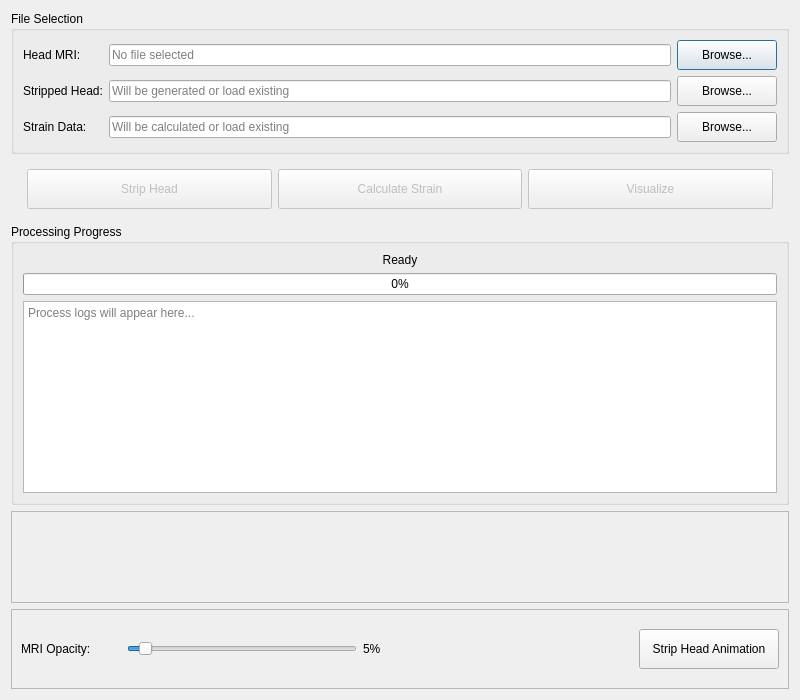
<?xml version="1.0" encoding="UTF-8"?>
<ui version="4.0">
 <class>Dialog</class>
 <widget class="QDialog" name="Dialog">
  <property name="geometry">
   <rect>
    <x>0</x>
    <y>0</y>
    <width>800</width>
    <height>700</height>
   </rect>
  </property>
  <property name="minimumSize">
   <size>
    <width>800</width>
    <height>700</height>
   </size>
  </property>
  <property name="windowTitle">
   <string>TBI Visualizer</string>
  </property>
  <layout class="QVBoxLayout" name="verticalLayout">

   <!-- File Selection Section -->
   <item>
    <widget class="QGroupBox" name="file_selection_group">
     <property name="title">
      <string>File Selection</string>
     </property>
     <layout class="QGridLayout" name="gridLayout">

      <!-- Head MRI Row -->
      <item row="0" column="0">
       <widget class="QLabel" name="label_head">
        <property name="text">
         <string>Head MRI:</string>
        </property>
        <property name="minimumWidth">
         <number>100</number>
        </property>
       </widget>
      </item>
      <item row="0" column="1">
       <widget class="QLineEdit" name="head_path_edit">
        <property name="readOnly">
         <bool>true</bool>
        </property>
        <property name="placeholderText">
         <string>No file selected</string>
        </property>
       </widget>
      </item>
      <item row="0" column="2">
       <widget class="QPushButton" name="browse_head_button">
        <property name="text">
         <string>Browse...</string>
        </property>
        <property name="minimumSize">
         <size>
          <width>100</width>
          <height>30</height>
         </size>
        </property>
       </widget>
      </item>

      <!-- Stripped Head Row -->
      <item row="1" column="0">
       <widget class="QLabel" name="label_stripped">
        <property name="text">
         <string>Stripped Head:</string>
        </property>
       </widget>
      </item>
      <item row="1" column="1">
       <widget class="QLineEdit" name="stripped_path_edit">
        <property name="readOnly">
         <bool>true</bool>
        </property>
        <property name="placeholderText">
         <string>Will be generated or load existing</string>
        </property>
       </widget>
      </item>
      <item row="1" column="2">
       <widget class="QPushButton" name="browse_stripped_button">
        <property name="text">
         <string>Browse...</string>
        </property>
        <property name="minimumSize">
         <size>
          <width>100</width>
          <height>30</height>
         </size>
        </property>
       </widget>
      </item>

      <!-- Strain Data Row -->
      <item row="2" column="0">
       <widget class="QLabel" name="label_strain">
        <property name="text">
         <string>Strain Data:</string>
        </property>
       </widget>
      </item>
      <item row="2" column="1">
       <widget class="QLineEdit" name="strain_path_edit">
        <property name="readOnly">
         <bool>true</bool>
        </property>
        <property name="placeholderText">
         <string>Will be calculated or load existing</string>
        </property>
       </widget>
      </item>
      <item row="2" column="2">
       <widget class="QPushButton" name="browse_strain_button">
        <property name="text">
         <string>Browse...</string>
        </property>
        <property name="minimumSize">
         <size>
          <width>100</width>
          <height>30</height>
         </size>
        </property>
       </widget>
      </item>

     </layout>
    </widget>
   </item>

   <!-- Process Buttons -->
   <item>
    <widget class="QFrame" name="process_frame">
     <layout class="QHBoxLayout" name="horizontalLayout_process">
      <item>
       <spacer name="horizontalSpacer_left">
        <property name="orientation">
         <enum>Qt::Horizontal</enum>
        </property>
       </spacer>
      </item>
      <item>
       <widget class="QPushButton" name="strip_head_button">
        <property name="text">
         <string>Strip Head</string>
        </property>
        <property name="minimumSize">
         <size>
          <width>120</width>
          <height>40</height>
         </size>
        </property>
        <property name="enabled">
         <bool>false</bool>
        </property>
       </widget>
      </item>
      <item>
       <widget class="QPushButton" name="calculate_strain_button">
        <property name="text">
         <string>Calculate Strain</string>
        </property>
        <property name="minimumSize">
         <size>
          <width>120</width>
          <height>40</height>
         </size>
        </property>
        <property name="enabled">
         <bool>false</bool>
        </property>
       </widget>
      </item>
      <item>
       <widget class="QPushButton" name="visualize_button">
        <property name="text">
         <string>Visualize</string>
        </property>
        <property name="minimumSize">
         <size>
          <width>120</width>
          <height>40</height>
         </size>
        </property>
        <property name="enabled">
         <bool>false</bool>
        </property>
       </widget>
      </item>
      <item>
       <spacer name="horizontalSpacer_right">
        <property name="orientation">
         <enum>Qt::Horizontal</enum>
        </property>
       </spacer>
      </item>
     </layout>
    </widget>
   </item>

   <!-- Progress Section -->
   <item>
    <widget class="QGroupBox" name="progress_group">
     <property name="title">
      <string>Processing Progress</string>
     </property>
     <layout class="QVBoxLayout" name="verticalLayout_progress">
      <item>
       <widget class="QLabel" name="progress_label">
        <property name="text">
         <string>Ready</string>
        </property>
        <property name="alignment">
         <set>Qt::AlignCenter</set>
        </property>
       </widget>
      </item>
      <item>
       <widget class="QProgressBar" name="progress_bar">
        <property name="value">
         <number>0</number>
        </property>
       </widget>
      </item>
      <item>
       <widget class="QTextEdit" name="log_output">
        <property name="maximumHeight">
         <number>100</number>
        </property>
        <property name="readOnly">
         <bool>true</bool>
        </property>
        <property name="placeholderText">
         <string>Process logs will appear here...</string>
        </property>
       </widget>
      </item>
     </layout>
    </widget>
   </item>

   <!-- VTK Visualization Frame -->
   <item>
    <widget class="QFrame" name="vtk_frame">
     <property name="sizePolicy">
      <sizepolicy hsizetype="Preferred" vsizetype="Expanding">
       <horstretch>0</horstretch>
       <verstretch>8</verstretch>
      </sizepolicy>
     </property>
     <property name="frameShape">
      <enum>QFrame::StyledPanel</enum>
     </property>
     <property name="frameShadow">
      <enum>QFrame::Raised</enum>
     </property>
     <property name="visible">
      <bool>false</bool>
     </property>
    </widget>
   </item>

   <!-- Control Panel (Bottom) -->
   <item>
    <widget class="QFrame" name="control_frame">
     <property name="sizePolicy">
      <sizepolicy hsizetype="Preferred" vsizetype="Fixed">
       <horstretch>0</horstretch>
       <verstretch>1</verstretch>
      </sizepolicy>
     </property>
     <property name="minimumSize">
      <size>
       <width>0</width>
       <height>80</height>
      </size>
     </property>
     <property name="frameShape">
      <enum>QFrame::StyledPanel</enum>
     </property>
     <property name="visible">
      <bool>false</bool>
     </property>
     <layout class="QHBoxLayout" name="horizontalLayout_controls">
      <item>
       <widget class="QLabel" name="label_opacity">
        <property name="text">
         <string>MRI Opacity:</string>
        </property>
        <property name="minimumSize">
         <size>
          <width>100</width>
          <height>0</height>
         </size>
        </property>
       </widget>
      </item>
      <item>
       <widget class="QSlider" name="opacity_slider">
        <property name="maximum">
         <number>100</number>
        </property>
        <property name="value">
         <number>5</number>
        </property>
        <property name="orientation">
         <enum>Qt::Horizontal</enum>
        </property>
       </widget>
      </item>
      <item>
       <widget class="QLabel" name="opacity_value_label">
        <property name="text">
         <string>5%</string>
        </property>
        <property name="minimumSize">
         <size>
          <width>40</width>
          <height>0</height>
         </size>
        </property>
       </widget>
      </item>
      <item>
       <spacer name="horizontalSpacer_controls">
        <property name="orientation">
         <enum>Qt::Horizontal</enum>
        </property>
        <property name="sizeHint" stdset="0">
         <size>
          <width>40</width>
          <height>20</height>
         </size>
        </property>
       </spacer>
      </item>
      <item>
       <widget class="QPushButton" name="strip_button">
        <property name="text">
         <string>Strip Head Animation</string>
        </property>
        <property name="minimumSize">
         <size>
          <width>140</width>
          <height>40</height>
         </size>
        </property>
       </widget>
      </item>
     </layout>
    </widget>
   </item>

  </layout>
 </widget>
 <resources/>
 <connections/>
</ui>
